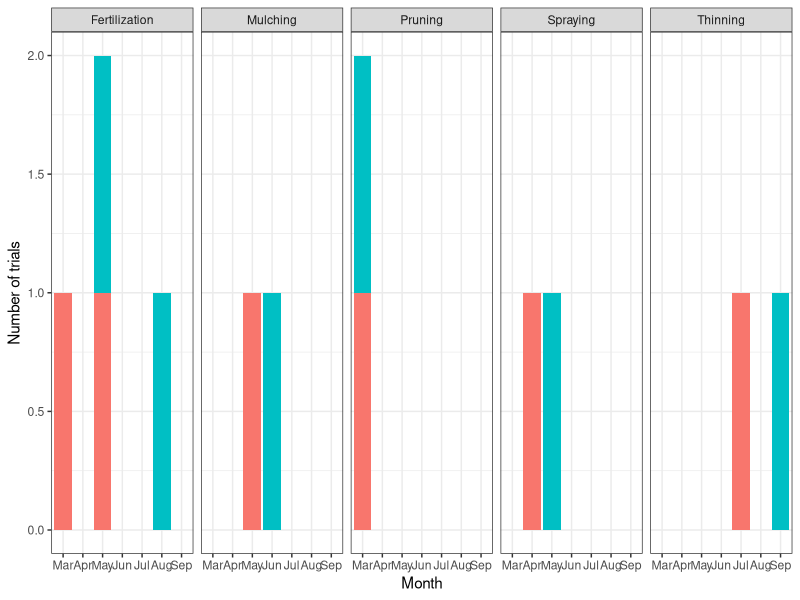

The R source for this figure:
##Fig.4B

library(dplyr)
library(tidyverse)
library(ggplot2)
library(gridExtra)

practice <- read.csv("practice_groupby.csv")
practice$type <- str_replace(practice$type, "thinning", "Thinning")
practice$type <- str_replace(practice$type, "mulching", "Mulching")
practice$type <- str_replace(practice$type, "pest_control", "Spraying")
practice$type <- str_replace(practice$type, "fertilization", "Fertilization")
practice$type <- str_replace(practice$type, "pruning", "Pruning")

substr(practice$farm_id, 1, 1) <- toupper(substr(practice$farm_id, 1, 1))

agri_prac <- practice |> 
  filter(farm_id %in% c("Hab", "Iab")) |> 
  select(-X)
head(agri_prac)
str(agri_prac)

agri_prac$month <- str_replace(agri_prac$month, "1", "Jan")
agri_prac$month <- str_replace(agri_prac$month, "2", "Feb")
agri_prac$month <- str_replace(agri_prac$month, "3", "Mar")
agri_prac$month <- str_replace(agri_prac$month, "4", "Apr")
agri_prac$month <- str_replace(agri_prac$month, "5", "May")
agri_prac$month <- str_replace(agri_prac$month, "6", "Jun")
agri_prac$month <- str_replace(agri_prac$month, "7", "Jul")
agri_prac$month <- str_replace(agri_prac$month, "8", "Aug")
agri_prac$month <- str_replace(agri_prac$month, "9", "Sep")
agri_prac$month <- str_replace(agri_prac$month, "10", "Oct")
agri_prac$month <- str_replace(agri_prac$month, "11", "Nov")
agri_prac$month <- str_replace(agri_prac$month, "12", "Dec")

agri_prac$month <- factor(agri_prac$month, levels = c("Jan", "Feb", "Mar", "Apr", "May", "Jun", "Jul", "Aug", "Sep", "Oct", "Nov", "Dec"))

ggplot() +
  geom_col(data=agri_prac, aes(x=month, y=count, group=type, fill=farm_id)) +
  facet_wrap(~type, nrow =1) +
  theme_bw() +
  theme(legend.position = "none", legend.title = element_blank()) +
  labs(x = "Month", y="Number of trials")
